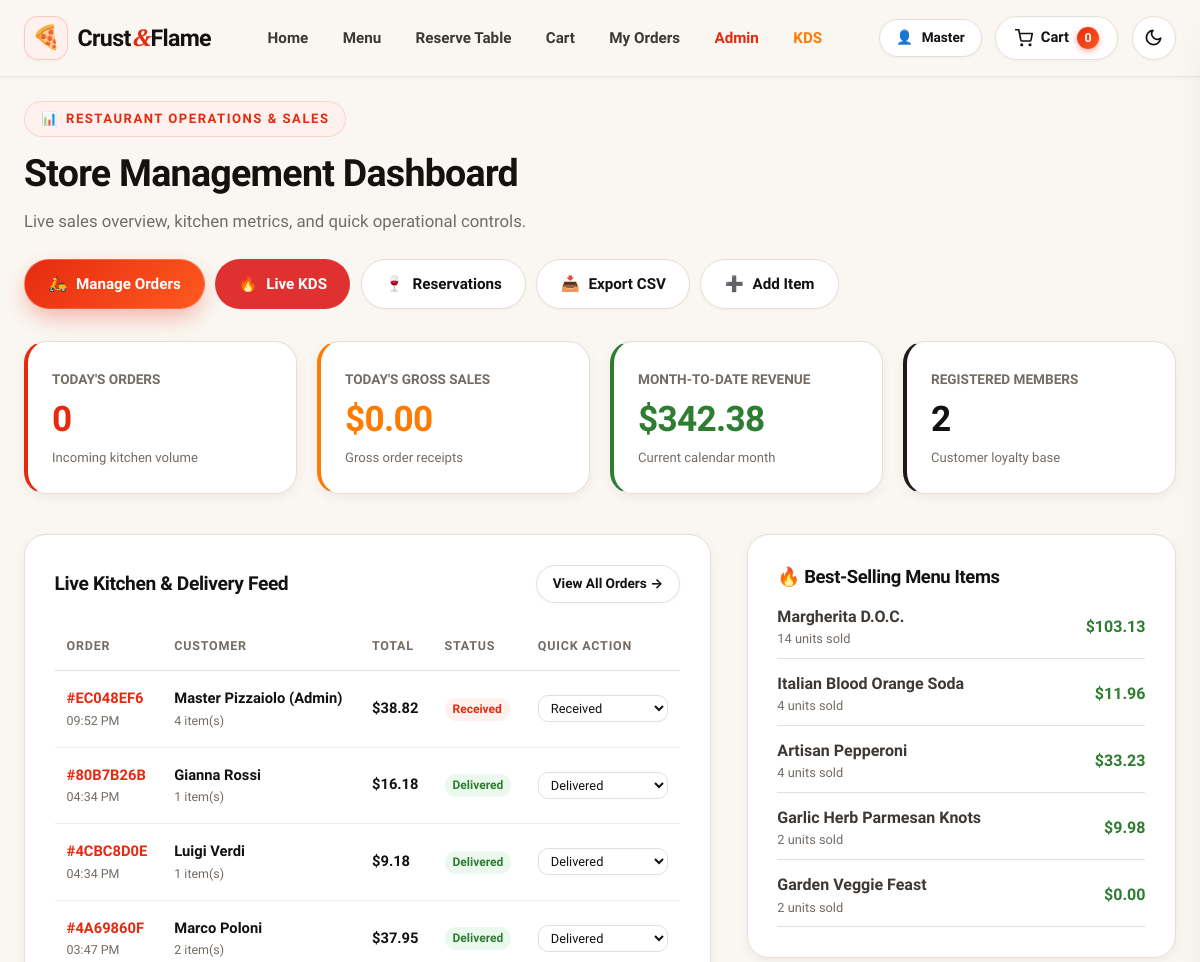
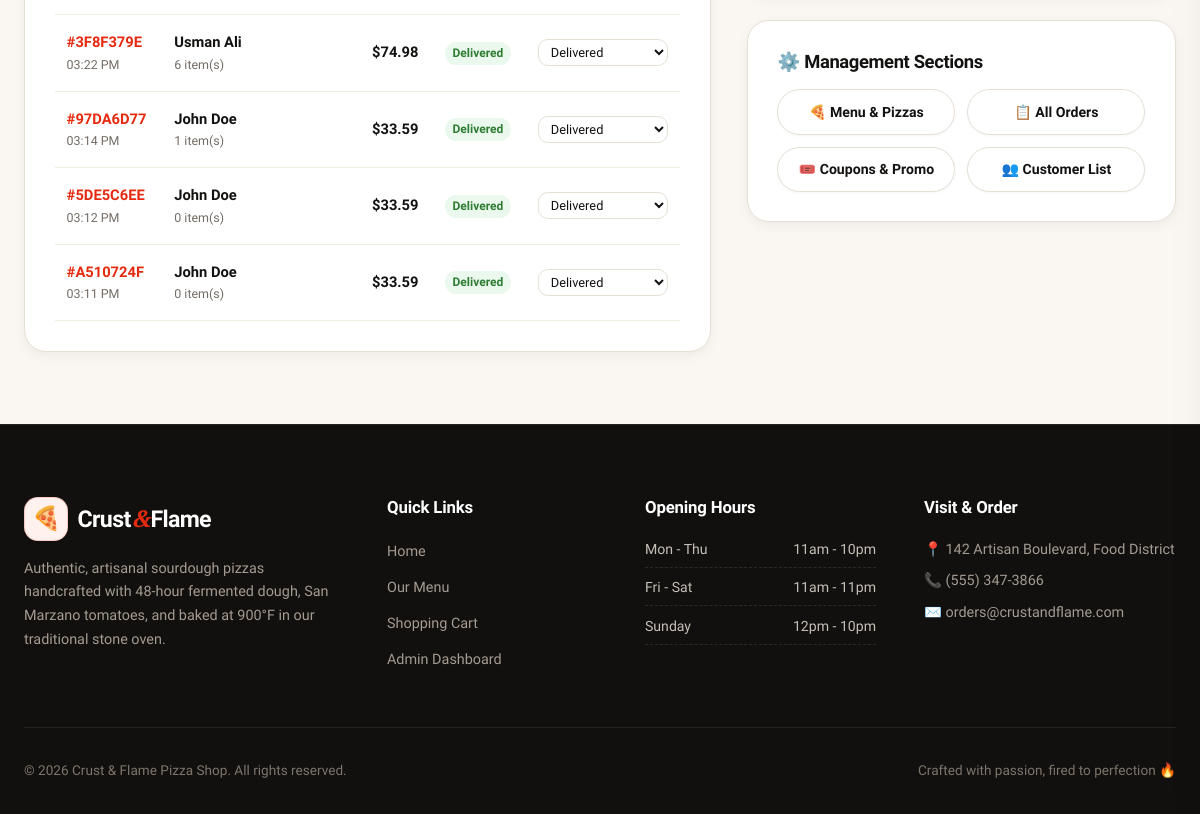
Page /admin (signed in) on the earlier database version (2 pictures, top to bottom).
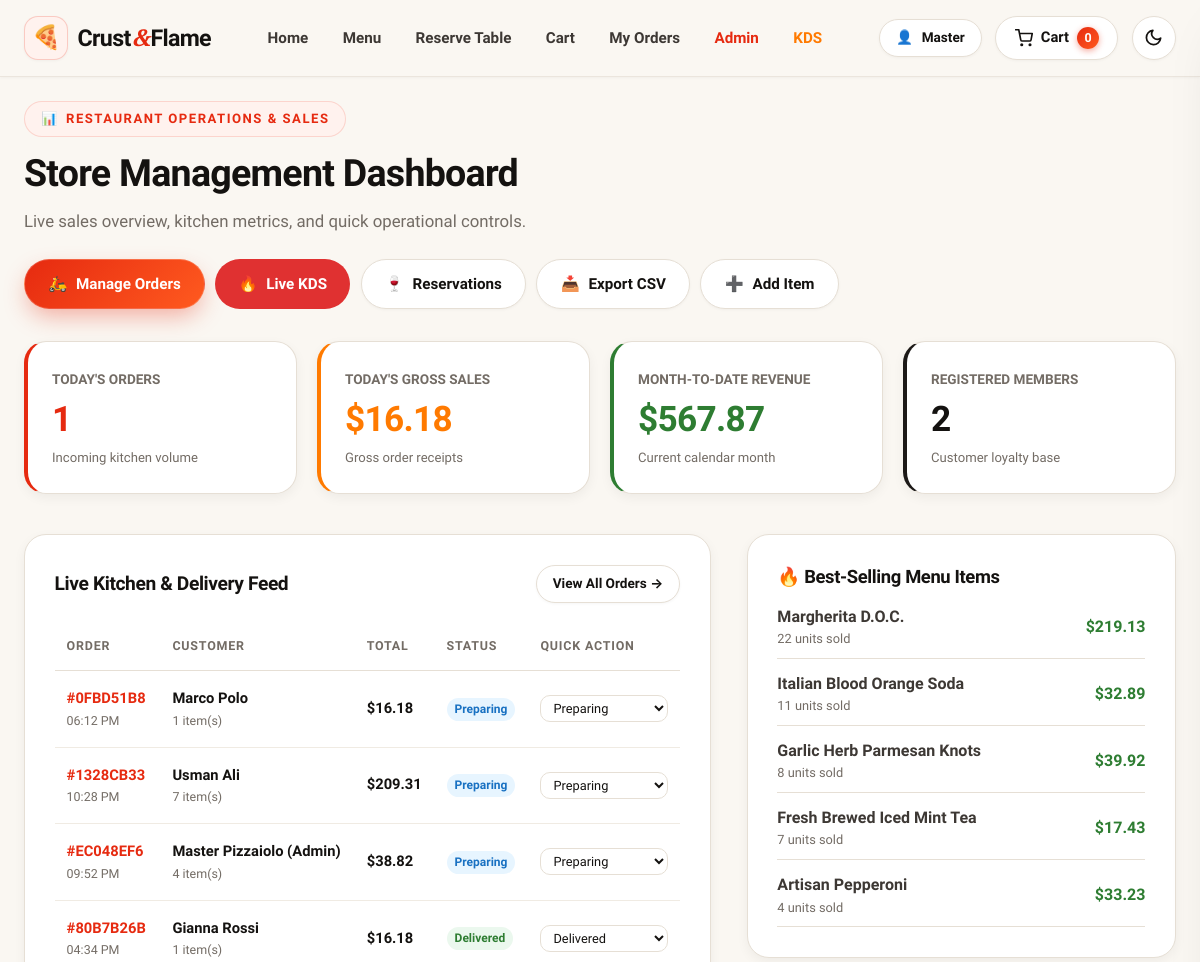
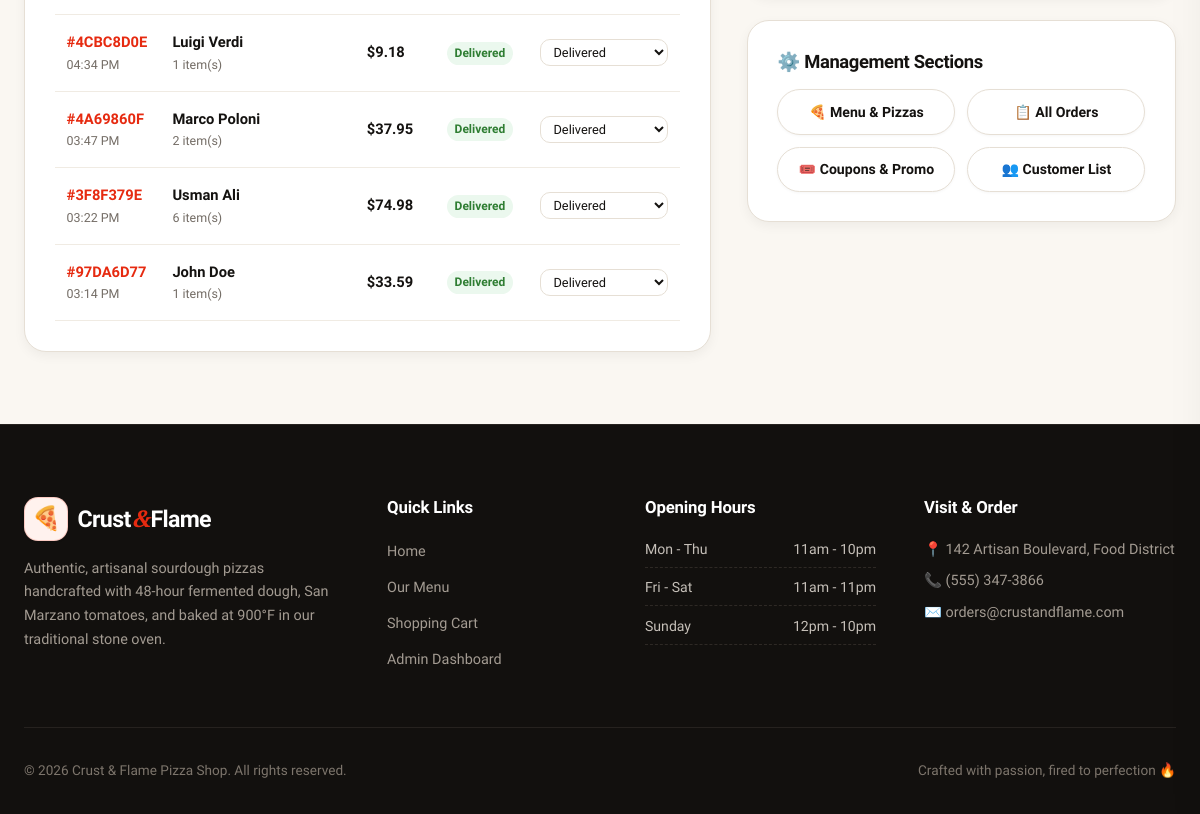
Same page on the later database version (2 pictures, top to bottom).
### app/models/order.py (models this page shows)
class Order(Base):
    __tablename__ = "orders"
    id = Column(Integer, primary_key=True, index=True)
    order_number = Column(String(36), unique=True, index=True, default=lambda: str(uuid.uuid4())[:8].upper())
    user_id = Column(Integer, ForeignKey("users.id", ondelete="SET NULL"), nullable=True)
    customer_name = Column(String(100), nullable=False)
    customer_email = Column(String(100), nullable=False)
    customer_phone = Column(String(30), nullable=True)
    address = Column(Text, nullable=False)
    delivery_notes = Column(Text, nullable=True)
    subtotal = Column(Float, default=0.0)
    tax = Column(Float, default=0.0)
    delivery_fee = Column(Float, default=0.0)
    discount = Column(Float, default=0.0)
    tip_amount = Column(Float, default=0.0)
    total = Column(Float, default=0.0)
    coupon_code = Column(String(50), nullable=True)
    points_earned = Column(Integer, default=0)
    points_redeemed = Column(Integer, default=0)
    order_type = Column(String(20), default="delivery")  # 'delivery' or 'pickup'
    scheduled_time = Column(String(50), nullable=True)  # 'ASAP' or 'Today at 7:30 PM'
    driver_name = Column(String(50), default="Marco Rossi")
    driver_phone = Column(String(30), default="+1 (555) 234-8901")
    driver_vehicle = Column(String(50), default="Red Piaggio Vespa (FL-902)")
    payment_method = Column(String(30), default="cod")  # 'cod', 'card', 'online'
    payment_status = Column(String(30), default="pending")  # 'pending', 'paid', 'refunded'
    status = Column(String(50), default="Received")  # 'Received', 'Preparing', 'Out for Delivery', 'Delivered', 'Cancelled'
    created_at = Column(DateTime, default=datetime.utcnow)
    updated_at = Column(DateTime, default=datetime.utcnow, onupdate=datetime.utcnow)
    user = relationship("User", back_populates="orders")
    items = relationship("OrderItem", back_populates="order", cascade="all, delete-orphan")

### app/models/menu.py (models this page shows, shortened)
class MenuItem(Base):
    __tablename__ = "menu_items"
    id = Column(Integer, primary_key=True, index=True)
    name = Column(String(100), unique=True, nullable=False)
    slug = Column(String(100), unique=True, index=True, nullable=False)
    description = Column(Text, default="")
    base_price = Column(Float, nullable=False)
    category_id = Column(Integer, ForeignKey("categories.id"), nullable=False)
    image_filename = Column(String(255), default="default_pizza.jpeg")
    is_vegetarian = Column(Boolean, default=False)
    is_spicy = Column(Boolean, default=False)
    is_featured = Column(Boolean, default=False)
    is_available = Column(Boolean, default=True)
    created_at = Column(DateTime, default=datetime.utcnow)
    category = relationship("Category", back_populates="items")
    order_items = relationship("OrderItem", back_populates="menu_item")
    reviews = relationship("Review", back_populates="menu_item", cascade="all, delete-orphan")

### app/routers/admin.py (the view)
@router.get("", response_class=HTMLResponse)
def admin_dashboard(
    request: Request,
    current_user: User = Depends(require_role(["admin", "staff"])),
    db: Session = Depends(get_db)
):
    today = datetime.utcnow().date()
    start_of_today = datetime.combine(today, datetime.min.time())
    start_of_month = datetime(today.year, today.month, 1)
    total_orders_today = db.query(Order).filter(Order.created_at >= start_of_today).count()
    revenue_today = db.query(func.sum(Order.total)).filter(Order.created_at >= start_of_today).scalar() or 0.0
    revenue_month = db.query(func.sum(Order.total)).filter(Order.created_at >= start_of_month).scalar() or 0.0
    active_customers = db.query(User).filter_by(role="customer").count()
    recent_orders = db.query(Order).order_by(Order.created_at.desc()).limit(8).all()
    best_sellers = (
        db.query(
            MenuItem.name,
            func.sum(OrderItem.quantity).label("total_sold"),
            func.sum(OrderItem.line_total).label("total_revenue")
        )
        .join(OrderItem, MenuItem.id == OrderItem.menu_item_id)
        .group_by(MenuItem.id)
        .order_by(func.sum(OrderItem.quantity).desc())
        .limit(5)
        .all()
    )
    return templates.TemplateResponse(
        "admin/dashboard.html",
        {
            "request": request,
            "user": current_user,
            "total_orders_today": total_orders_today,
            "revenue_today": revenue_today,
            "revenue_month": revenue_month,
            "active_customers": active_customers,
            "recent_orders": recent_orders,
            "best_sellers": best_sellers
        }
    )

### app/templates/admin/dashboard.html (shortened to what the changed rows need)
{% extends "base.html" %}
{% block content %}
<div class="admin-header">
  <div>
    <h1 class="section-title">Store Management Dashboard</h1>
  </div>
</div>
<div style="display: grid; grid-template-columns: repeat(auto-fit, minmax(220px, 1fr)); gap: 1.25rem; margin-bottom: 2.5rem;">
  <div class="cart-card" style="padding: 1.5rem; border-left: 4px solid var(--primary);">
    <span style="font-size: 0.85rem; color: var(--text-muted); font-weight: 700; text-transform: uppercase;">Today's Orders</span>
    <h2 style="font-size: 2.2rem; margin: 0.35rem 0 0.15rem; color: var(--primary);">{{ total_orders_today }}</h2>
    <span style="font-size: 0.82rem; color: var(--text-muted);">Incoming kitchen volume</span>
  </div>
  <div class="cart-card" style="padding: 1.5rem; border-left: 4px solid var(--accent);">
    <span style="font-size: 0.85rem; color: var(--text-muted); font-weight: 700; text-transform: uppercase;">Today's Gross Sales</span>
    <h2 style="font-size: 2.2rem; margin: 0.35rem 0 0.15rem; color: var(--accent);">${{ '%.2f'|format(revenue_today) }}</h2>
    <span style="font-size: 0.82rem; color: var(--text-muted);">Gross order receipts</span>
  </div>
  <div class="cart-card" style="padding: 1.5rem; border-left: 4px solid var(--secondary);">
    <span style="font-size: 0.85rem; color: var(--text-muted); font-weight: 700; text-transform: uppercase;">Month-to-Date Revenue</span>
    <h2 style="font-size: 2.2rem; margin: 0.35rem 0 0.15rem; color: var(--secondary);">${{ '%.2f'|format(revenue_month) }}</h2>
    <span style="font-size: 0.82rem; color: var(--text-muted);">Current calendar month</span>
  </div>
  <div class="cart-card" style="padding: 1.5rem; border-left: 4px solid #1C1917;">
    <h2 style="font-size: 2.2rem; margin: 0.35rem 0 0.15rem; color: var(--text-main);">{{ active_customers }}</h2>
  </div>
</div>
<div class="cart-layout" style="grid-template-columns: 1.6fr 1fr;">
  <div class="admin-card">
    <div class="table-responsive">
      <table class="admin-table">
        <thead>
          <tr>
            <th>Order</th>
            <th>Customer</th>
            <th>Total</th>
            <th>Status</th>
            <th>Quick Action</th>
          </tr>
        </thead>
        <tbody>
          {% for ord in recent_orders %}
            <tr>
              <td>
                <a href="/orders/{{ ord.id }}" target="_blank" style="font-weight: 700; color: var(--primary);">
                  #{{ ord.order_number or ord.id }}
                </a>
                <div style="font-size: 0.78rem; color: var(--text-muted);">{{ ord.created_at.strftime('%I:%M %p') }}</div>
              </td>
              <td>
                <strong>{{ ord.customer_name }}</strong>
                <div style="font-size: 0.78rem; color: var(--text-muted);">{{ ord.items|length }} item(s)</div>
              </td>
              <td><strong>${{ '%.2f'|format(ord.total) }}</strong></td>
              <td>
                {% set st = ord.status %}
                <span style="display: inline-block; font-size: 0.75rem; font-weight: 700; padding: 2px 8px; border-radius: var(--radius-full);
                  {% if st == 'Delivered' %}background: var(--secondary-soft); color: var(--secondary);
                  {% elif st == 'Out for Delivery' %}background: #FFF4E6; color: #D9480F;
                  {% elif st == 'Preparing' %}background: #E7F5FF; color: #1971C2;
                  {% else %}background: var(--primary-soft); color: var(--primary);{% endif %}">
                  {{ ord.status }}
                </span>
              </td>
              <td>
                <form method="post" action="/admin/orders/{{ ord.id }}/status" style="display: flex; gap: 4px;">
                  <select name="status" class="form-control" style="padding: 0.25rem 0.5rem; font-size: 0.8rem;" onchange="this.form.submit()">
                    <option value="Received" {% if ord.status == 'Received' %}selected{% endif %}>Received</option>
                    <option value="Preparing" {% if ord.status == 'Preparing' %}selected{% endif %}>Preparing</option>
                    <option value="Delivered" {% if ord.status == 'Delivered' %}selected{% endif %}>Delivered</option>
                  </select>
                </form>
              </td>
            </tr>
          {% else %}
            <tr>
              <td colspan="5" style="text-align: center; color: var(--text-muted); padding: 2rem;">No orders recorded yet.</td>
            </tr>
          {% endfor %}
        </tbody>
      </table>
    </div>
  </div>
  <div style="display: flex; flex-direction: column; gap: 1.5rem;">
    <div class="admin-card">
      {% if best_sellers %}
        <div style="display: flex; flex-direction: column; gap: 0.75rem;">
          {% for item in best_sellers %}
            <div style="display: flex; justify-content: space-between; align-items: center; padding-bottom: 0.5rem; border-bottom: 1px solid var(--border-color);">
              <div>
                <strong>{{ item[0] }}</strong>
                <div style="font-size: 0.8rem; color: var(--text-muted);">{{ item[1] }} units sold</div>
              </div>
              <strong style="color: var(--secondary);">${{ '%.2f'|format(item[2]) }}</strong>
            </div>
          {% endfor %}
        </div>
      {% else %}
        <p style="font-size: 0.9rem; color: var(--text-muted);">Sales trends will appear as customers place orders.</p>
      {% endif %}
    </div>
  </div>
</div>
{% endblock %}

Differences in the rows shown:
no longer on this page (row edited): Order: order_number "5DE5C6EE", created_at "03:12 PM", customer_name "John Doe", items|length "0", total "33.59", status "Delivered"
no longer on this page (row edited): Order: order_number "A510724F", created_at "03:11 PM", customer_name "John Doe", items|length "0", total "33.59", status "Delivered"
no longer on this page (row unchanged): MenuItem: name "Garden Veggie Feast", item "2", is_spicy "0.00"
added Order: order_number "0FBD51B8", created_at "06:12 PM", customer_name "Marco Polo", items|length "1", total "16.18", status "Preparing"
added Order: order_number "1328CB33", created_at "10:28 PM", customer_name "Usman Ali", items|length "7", total "209.31", status "Preparing"
changed Order "EC048EF6": status "Received" → "Preparing"
computed for MenuItem "Margherita D.O.C.": item "14" → "22"; item "103.13" → "219.13"
computed for MenuItem "Italian Blood Orange Soda": item "4" → "11"; item "11.96" → "32.89"
shown differently, row unchanged: MenuItem "Garlic Herb Parmesan Knots": category "2" → "8"; item "9.98" → "39.92"; moves up the list
now on this page (row unchanged): MenuItem: name "Fresh Brewed Iced Mint Tea", item "7", item "17.43"
Other differences:
{{ total_orders_today }}: "0" → "1"
{{ '%.2f'|format(revenue_today) }}: "0.00" → "16.18"
{{ '%.2f'|format(revenue_month) }}: "342.38" → "567.87"
